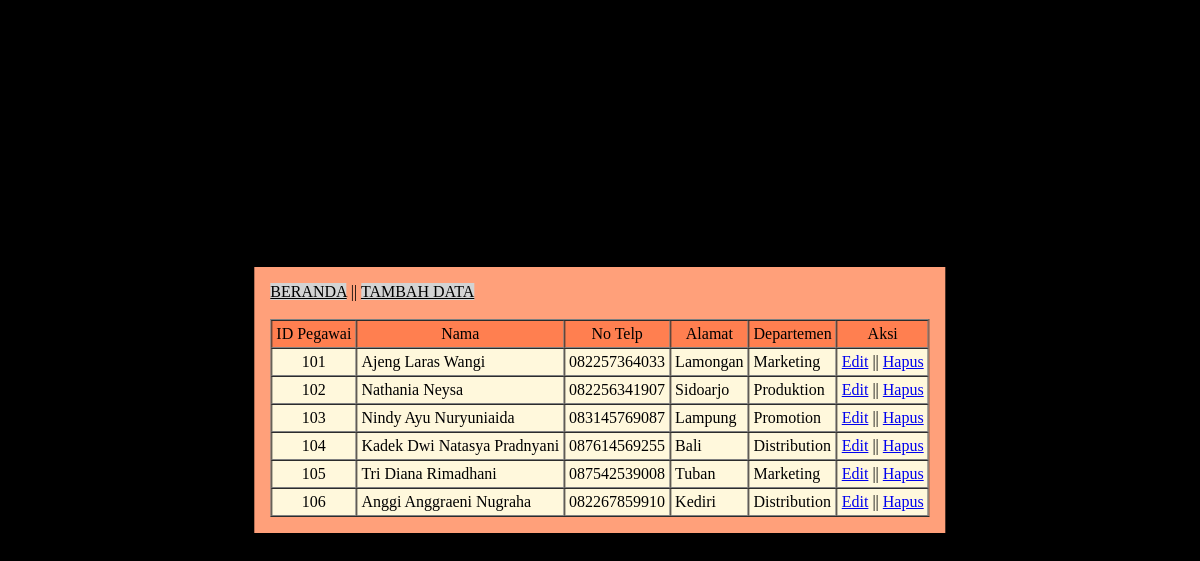
Screenshot of /tugas3/index.php with the database file from the repository.
### tables this page shows
CREATE TABLE `data_pegawai` (
  `id_pegawai` int(20) NOT NULL,
  `nama` varchar(100) NOT NULL,
  `no_telp` varchar(30) NOT NULL,
  `alamat` varchar(50) NOT NULL,
  `departemen` varchar(30) NOT NULL
);

### tugas3/index.php (the view, shortened to what this page needs)
<!DOCTYPE html>
<html>
    <head>
        <link rel="stylesheet" href="style.css">
    </head>
    <body>
        <h1>WEBSITE DATA PEGAWAI</h1>
        <h4>oleh. Ajeng Laras Wangi </h4>
        <section>
        <a href="index.php" class="menu">BERANDA</a> ||
        <a href="add.php" class="menu">TAMBAH DATA</a>
        <br>
        <br>
        <form action="" method="POST">
            <table border="1" cellspacing="0" cellpadding="4">
                <tr style="text-align:center;background-color:coral">
                    <td>ID Pegawai</td>
                    <td>Nama</td>
                    <td>No Telp</td>
                    <td>Alamat</td>
                    <td>Departemen</td>
                    <td>Aksi</td>
                </tr>
                <?php
                include "connect.php";
                $query = mysqli_query($koneksi, "SELECT * FROM data_pegawai") or die (mysqli_error());
                if(mysqli_num_rows($query) == 0){
                echo "<b>Tidak ada data yang tersedia</b>";
                }else{
                while($r = mysqli_fetch_array($query)):
                ?>
                <tr>
                    <td style="text-align:center"><?php echo $r['id_pegawai'] ?></td>
                    <td><?php echo $r['nama'] ?></td>
                    <td><?php echo $r['no_telp'] ?></td>
                    <td><?php echo $r['alamat'] ?></td>
                    <td><?php echo $r['departemen'] ?></td>
                    <td>
                        <a href="edit.php?id_pegawai=<?php echo $r['id_pegawai'] ?>">Edit</a> ||
                        <a href="delete.php?id_pegawai=<?php echo $r['id_pegawai'] ?>" onClick='return confirm("Apakah Ada yakin menghapus?")'>
                        Hapus</a>
                    </td>
                </tr>
                <?php
                endwhile;
                }
                ?>
            </table>
        </form>
        </section>
    </body>
</html>

### tugas3/style.css (style rules this page uses)
body { background: black; }
h1 { text-align: center; margin-top:2cm; }
h4 { text-align: center; }
section { background: lightsalmon; color:black; padding: 1em; position: absolute; top: 50%; left: 50%; margin-right: -50%; transform: translate(-50%, -50%); }
tr { background-color: cornsilk; }
.menu { color:black; background-color:lightgray; margin-top: 10px; margin-bottom: 10px; }

### rows the page displays
data_pegawai: id_pegawai "101", nama "Ajeng Laras Wangi", no_telp "082257364033", alamat "Lamongan", departemen "Marketing"
data_pegawai: id_pegawai "102", nama "Nathania Neysa", no_telp "082256341907", alamat "Sidoarjo", departemen "Produktion"
data_pegawai: id_pegawai "103", nama "Nindy Ayu Nuryuniaida", no_telp "083145769087", alamat "Lampung", departemen "Promotion"
data_pegawai: id_pegawai "104", nama "Kadek Dwi Natasya Pradnyani", no_telp "087614569255", alamat "Bali", departemen "Distribution"
data_pegawai: id_pegawai "105", nama "Tri Diana Rimadhani", no_telp "087542539008", alamat "Tuban", departemen "Marketing"
data_pegawai: id_pegawai "106", nama "Anggi Anggraeni Nugraha", no_telp "082267859910", alamat "Kediri", departemen "Distribution"
